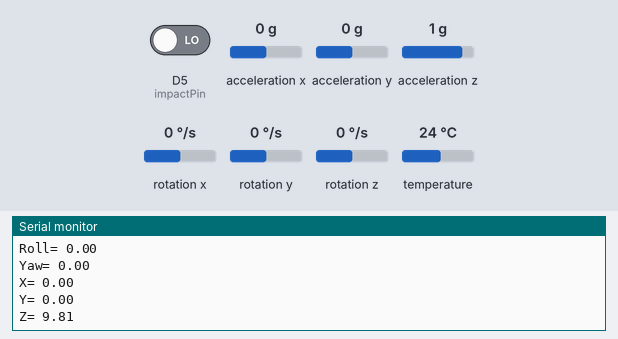
Simulated run of this sketch. Board: ESP8266 (NodeMCU). On the bench: the last lines printed to the serial monitor. The inputs (shaded band) are chosen by the test bench; at power-on: acceleration x 0 g, acceleration y 0 g, acceleration z 1 g, rotation x 0 °/s, rotation y 0 °/s, rotation z 0 °/s, D5 (impactPin) LOW, temperature 24 °C.

Above: at 1.2 s.
1.3 s: acceleration x set to -1.4 g
At 2.0 s:
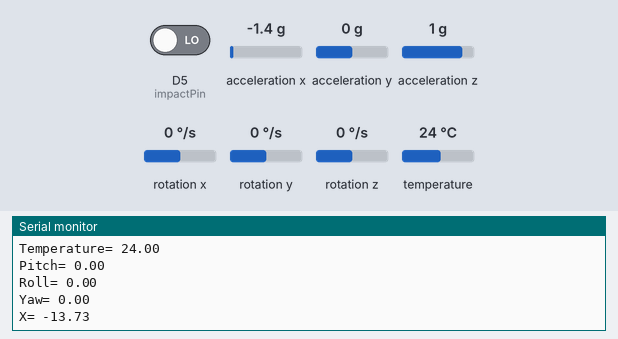
2.8 s: acceleration y set to -1.4 g
At 3.5 s:
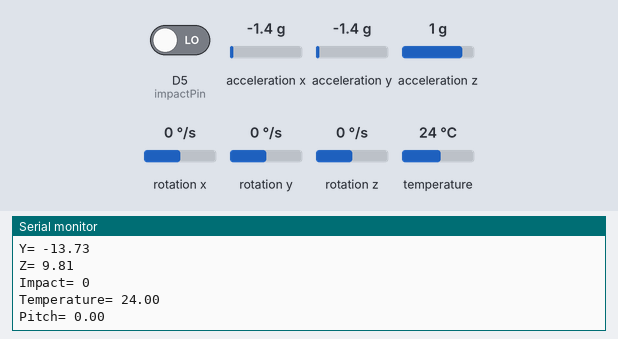
5.8 s: acceleration z set to -0.8 g
At 6.3 s:
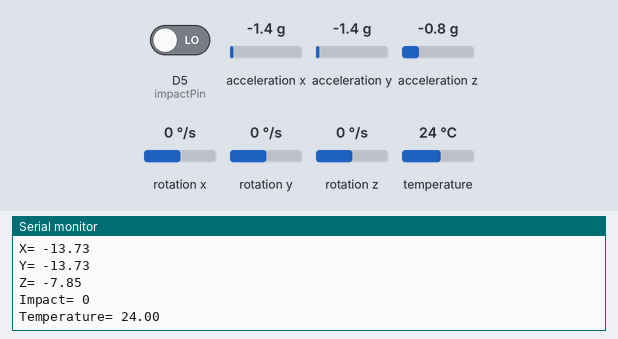
8.8 s: rotation x set to -192 °/s
At 9.4 s:
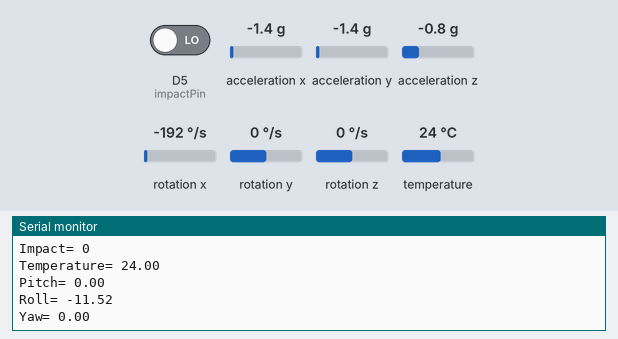
11.8 s: rotation y set to -192 °/s
At 12.5 s:
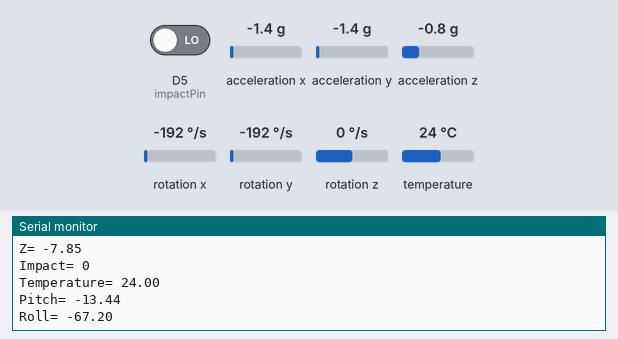
14.8 s: rotation z set to 192 °/s
At 15.4 s:
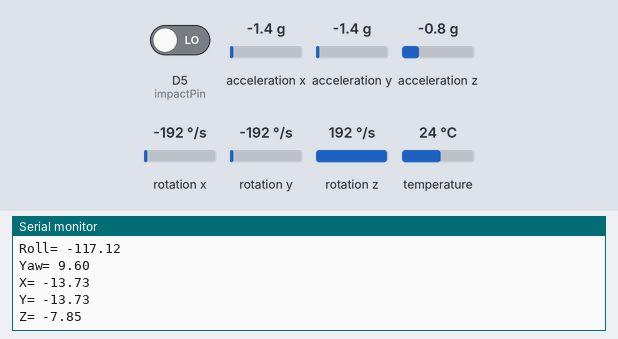
Timing chart, 0 to 17.8 s (numbered marks = the images above; inputs shaded):
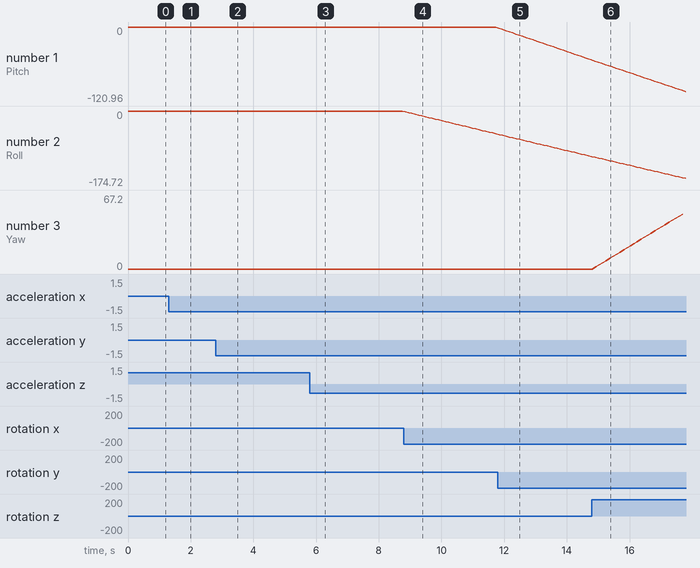

The sketch:

Node_MCU_ESP8266_WiFiServer.ino
```cpp
// Code for sending all data and viewing all data from MPU and Impact Sensor in one at same page

#include <ESP8266WiFi.h>
#include <WiFiClient.h>
#include <ESP8266WebServer.h>
#include <MPU6050.h>
const char *ssid = "ADAARS";
const char *password = "12345678";
WiFiServer server(80);
MPU6050 mpu;
float timeStep = 0.01;
float pitch = 0;    // Pitch
float roll = 0;    // Roll
float yaw = 0;    // Yaw
float X_Acc = 0;
float Y_Acc = 0;
float Z_Acc = 0;
float T =0;
bool Impact = false;
#define impactPin D5

void setup() {
pinMode(impactPin,INPUT);
WiFi.softAP(ssid,password);
Serial.begin(9600);
server.begin();
while(!mpu.begin(MPU6050_SCALE_2000DPS, MPU6050_RANGE_2G))
  {
    Serial.println("Could not find a valid MPU6050 sensor, check wiring!");
    delay(500);
  }
}
void loop() {
Impact = digitalRead(impactPin);

  Vector norm = mpu.readNormalizeGyro();
  Vector rawAccel = mpu.readRawAccel();
  Vector normAccel = mpu.readNormalizeAccel();
  T = mpu.readTemperature();
  X_Acc = normAccel.XAxis;
  Y_Acc = normAccel.YAxis;
  Z_Acc = normAccel.ZAxis;

  pitch = pitch + norm.YAxis * timeStep;
  roll = roll + norm.XAxis * timeStep;
  yaw = yaw + norm.ZAxis * timeStep;

WiFiClient client = server.available();   // Listen for incoming clients

client.println("Pitch= "+String(pitch));
client.println("Roll= " +String(roll));
client.println("Yaw= "+String(yaw));
client.println("X= "+String(X_Acc));
client.println("Y= "+String(Y_Acc));
client.println("Z= "+String(Z_Acc));
client.println("Impact= "+String(Impact));
client.println("Temperature= "+String(T));
Serial.println();
Serial.println("Pitch= "+String(pitch));
Serial.println("Roll= " +String(roll));
Serial.println("Yaw= "+String(yaw));
Serial.println("X= "+String(X_Acc));
Serial.println("Y= "+String(Y_Acc));
Serial.println("Z= "+String(Z_Acc));
Serial.println("Impact= "+String(Impact));
Serial.println("Temperature= "+String(T));

//delay(600);
}
```

Measured:
- after the input at 1.3 s, the serial monitor: prints a new line after 0.08 s (image 1)
- after the input at 2.8 s, the serial monitor: prints a new line after 0.12 s (image 2)
- after the input at 5.8 s, the serial monitor: prints a new line after 0.15 s (image 3)
- after the input at 8.8 s, the serial monitor: prints a new line after 0.05 s (image 4)
- after the input at 11.8 s, the serial monitor: prints a new line at once (image 5)
- plotted number 2: 0 → -53.76 after the input at 8.8 s
